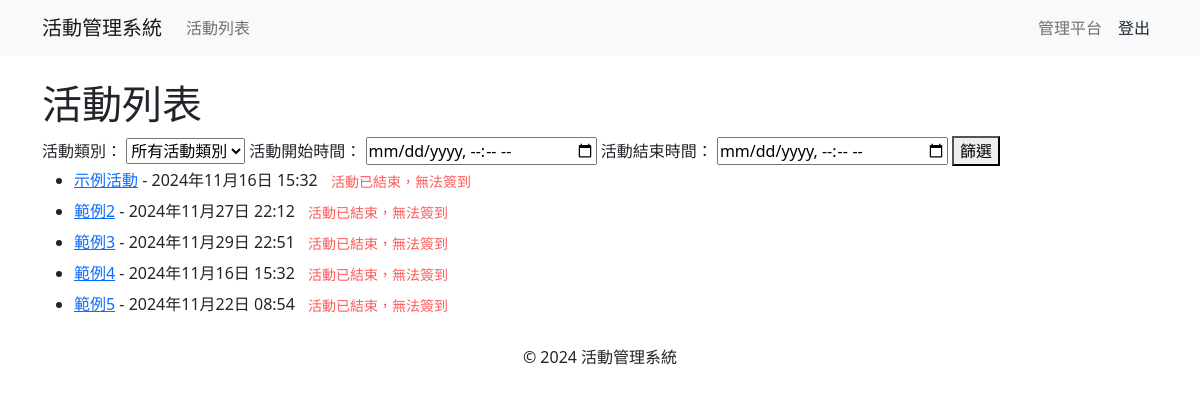
/events/ (signed in), run on an earlier commit of the app's database.
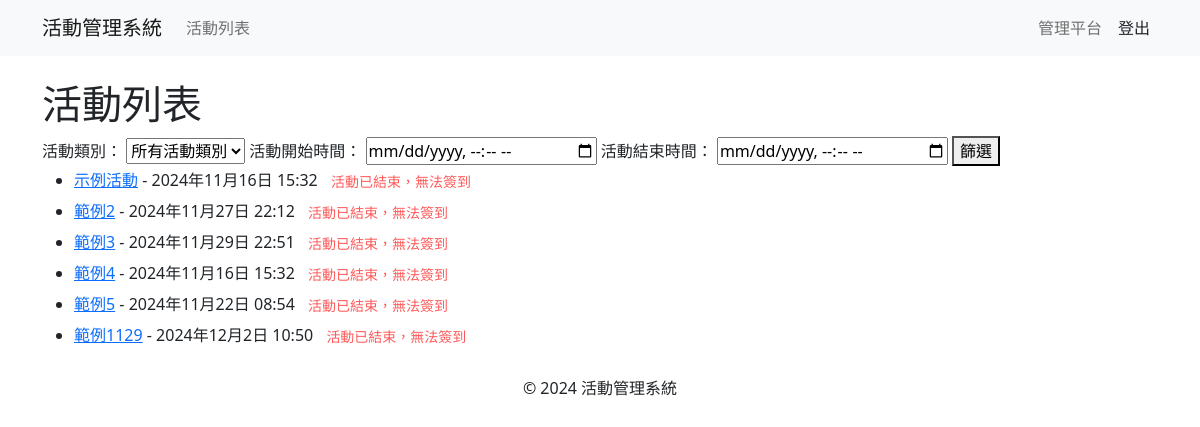
And on a later commit of the database.
### events/models.py (models this page shows, shortened)
class Event(models.Model):
    ACTIVITY_TYPES = [
        ('lecture', '講座'),
        ('seminar', '研討會'),
    ]
    STATUS_CHOICES = [
        ('open', '報名中'),
        ('closed', '報名截止'),
        ('not_open', '尚未開放報名'),
    ]
    name = models.CharField(max_length=200)
    description = models.TextField()
    event_time = models.DateTimeField()
    end_time=models.DateTimeField()
    location = models.CharField(max_length=200)
    capacity_limit = models.PositiveIntegerField()
    registration_start = models.DateTimeField()
    registration_end = models.DateTimeField()
    activity_type = models.CharField(max_length=20, choices=ACTIVITY_TYPES)
    status = models.CharField(max_length=20, choices=STATUS_CHOICES, default='not_open')
    published_time = models.DateTimeField(auto_now_add=True)
    updated_time = models.DateTimeField(auto_now=True)
    poster = models.ImageField(upload_to='posters/', blank=True, null=True)
    language = models.CharField(max_length=100, blank=True, null=True)

### events/views.py (the view, shortened to what this page needs)
# urls.py: path('', views.event_list, name='event_list'),
@login_required(login_url='login')
def event_list(request):
    events = Event.objects.all()
    return render(request, 'events/event_list.html', {
        'events': events,
        'now': now(),  # 傳遞當前時間給模板
    })

### templates/events/event_list.html (shortened to what this page needs)
{% extends 'base.html' %}
{% block content %}
    <h1>活動列表</h1>
    <form method="get" action="{% url 'event_list' %}">
        <label for="activity_type">活動類別：</label>
        <select name="activity_type" id="activity_type">
            <option value="">所有活動類別</option>
        </select>
        <label for="start_time">活動開始時間：</label>
        <input type="datetime-local" name="start_time" id="start_time" value="{{ request.GET.start_time }}">
        <label for="end_time">活動結束時間：</label>
        <input type="datetime-local" name="end_time" id="end_time" value="{{ request.GET.end_time }}">
        <button type="submit">篩選</button>
    </form>
    <ul>
        {% for event in events %}
            <li>
                <a href="{% url 'event_detail' event.id %}">{{ event.name }}</a> - {{ event.event_time }}
                {% if event.end_time <= now %}
                    <button type="button" class="btn btn-sm btn-sm " style="color: red;"  disabled>活動已結束，無法簽到</button>
                {% else %}
                    {% if user.is_staff %}
                        <form action="{% url 'check_in_page' event.id %}" method="get" style="display: inline;">
                            <button type="submit" class="btn btn-primary btn-sm">簽到</button>
                        </form>
                    {% endif %}
                {% endif %}
            </li>
        {% empty %}
            <li>目前沒有活動。</li>
        {% endfor %}
    </ul>
{% endblock %}

What changed in the data, as far as the page shows it:
added Event: name "範例1129", event_time "2024年12月2日 10:50", shows "活動已結束，無法簽到"
